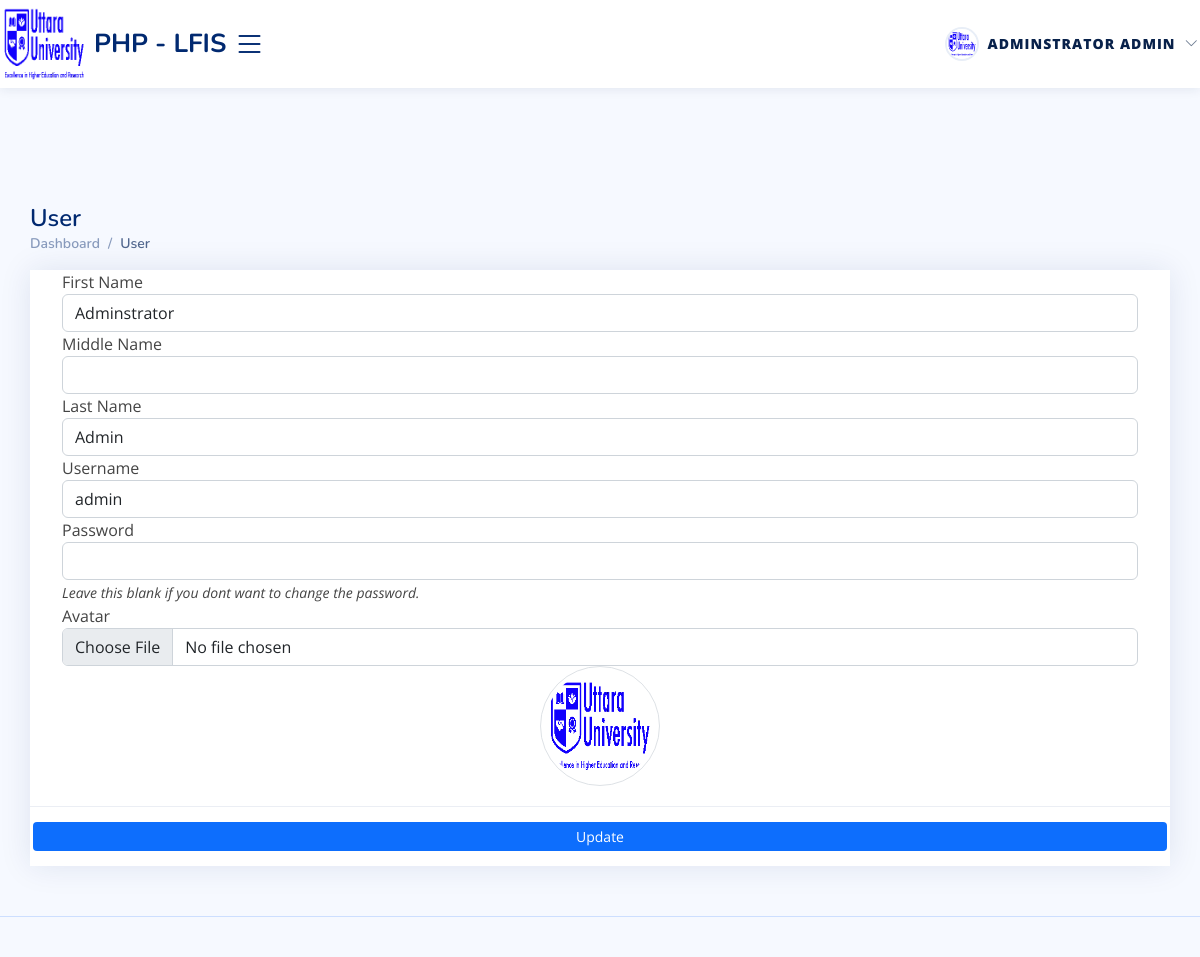
The app's page /admin/?page=user (signed in) with its own data.
### tables this page shows
CREATE TABLE `users` (
  `id` int(50) NOT NULL,
  `firstname` varchar(250) NOT NULL,
  `middlename` text DEFAULT NULL,
  `lastname` varchar(250) NOT NULL,
  `username` text NOT NULL,
  `password` text NOT NULL,
  `avatar` text DEFAULT NULL,
  `last_login` datetime DEFAULT NULL,
  `type` tinyint(1) NOT NULL DEFAULT 0,
  `date_added` datetime NOT NULL DEFAULT current_timestamp(),
  `date_updated` datetime DEFAULT current_timestamp() ON UPDATE current_timestamp()
);

### classes/DBConnection.php (called while the page is built, shortened)
<?php
class DBConnection{
    private $host = DB_SERVER;
    private $username = DB_USERNAME;
    private $password = DB_PASSWORD;
    private $database = DB_NAME;
    public $conn;
    public function __construct(){
        $this->socket = defined('DB_SOCKET') ? DB_SOCKET : null;
        if (!isset($this->conn)) {
            $this->conn = new mysqli($this->host, $this->username, $this->password, $this->database, null, $this->socket);
        }
    }
}
?>

### classes/SystemSettings.php (called while the page is built, shortened)
<?php
class SystemSettings extends DBConnection{
	function userdata($field = ''){
		if(!empty($field)){
			if(isset($_SESSION['userdata'][$field]))
				return $_SESSION['userdata'][$field];
			else
				return null;
		}else{
			return false;
		}
	}
	function info($field=''){
		if(!empty($field)){
			if(isset($_SESSION['system_info'][$field]))
				return $_SESSION['system_info'][$field];
			else
				return false;
		}else{
			return false;
		}
	}
}
$_settings = new SystemSettings();
?>

### config.php (called while the page is built, shortened)
<?php
require_once('classes/DBConnection.php');
require_once('classes/SystemSettings.php');
function validate_image($file){
    global $_settings;
	if(!empty($file)){
        $ex = explode("?",$file);
        $file = $ex[0];
        $ts = isset($ex[1]) ? "?".$ex[1] : '';
		if(is_file(base_app.$file)){
			return base_url.$file.$ts;
		}else{
			return base_url.($_settings->info('logo'));
		}
	}else{
		return base_url.($_settings->info('logo'));
	}
}
?>

### admin/user/index.php (the view, shortened to what this page needs)
<?php
$user = $conn->query("SELECT * FROM users where id ='".$_settings->userdata('id')."'");
foreach($user->fetch_array() as $k =>$v){
	$meta[$k] = $v;
}
?>
<section class="section">
	<div class="card card-outline rounded-0 card-navy">
		<div class="card-body">
			<div class="container-fluid">
				<form action="" id="manage-user">
					<div class="form-group">
						<label for="name">First Name</label>
						<input type="text" name="firstname" id="firstname" class="form-control" value="<?php echo isset($meta['firstname']) ? $meta['firstname']: '' ?>" required>
					</div>
					<div class="form-group">
						<label for="name">Middle Name</label>
						<input type="text" name="middlename" id="middlename" class="form-control" value="<?php echo isset($meta['middlename']) ? $meta['middlename']: '' ?>">
					</div>
					<div class="form-group">
						<label for="name">Last Name</label>
						<input type="text" name="lastname" id="lastname" class="form-control" value="<?php echo isset($meta['lastname']) ? $meta['lastname']: '' ?>" required>
					</div>
					<div class="form-group">
						<label for="username">Username</label>
						<input type="text" name="username" id="username" class="form-control" value="<?php echo isset($meta['username']) ? $meta['username']: '' ?>" required  autocomplete="off">
					</div>
					<div class="form-group">
						<label for="password">Password</label>
						<input type="password" name="password" id="password" class="form-control" value="" autocomplete="off">
						<small><i>Leave this blank if you dont want to change the password.</i></small>
					</div>
					<div class="form-group">
						<label for="" class="control-label">Avatar</label>
						<div class="custom-file">
						<input type="file" class="form-control" id="customFile" name="img" onchange="displayImg(this,$(this))" accept="image/png, image/jpeg">
						</div>
					</div>
					<div class="form-group d-flex justify-content-center">
						<img src="<?php echo validate_image(isset($meta['avatar']) ? $meta['avatar'] :'') ?>" alt="" id="cimg" class="img-fluid img-thumbnail">
					</div>
				</form>
			</div>
		</div>
		<div class="card-footer">
				<div class="col-md-12">
					<div class="row">
						<button class="btn btn-sm btn-primary bg-gradient-teal border-0" form="manage-user">Update</button>
					</div>
				</div>
			</div>
	</div>
</section>

### assets/css/style.css (style rules this page uses)
:root { scroll-behavior: smooth; }
body { font-family: "Open Sans", sans-serif; background: #f6f9ff; color: #444444; }
.card { margin-bottom: 30px; border: none; border-radius: 5px; box-shadow: 0px 0 30px rgba(1, 41, 112, 0.1); }
.card-header, .card-footer { border-color: #ebeef4; background-color: #fff; color: #798eb3; padding: 15px; }
.card-body { padding: 0 20px 20px 20px; }

### assets/css/custom.css (style rules this page uses)
@media (min-width: 992px) { body { padding-top: 118px; } }
@media (min-width: 992px) { body { padding-top: 124px; } }
@media (min-width: 992px) { body { padding-top: 112px; } }
@media (min-width: 992px) { body { padding-top: 122px; } }
html, body { max-width: 100%; overflow-x: hidden; }
.card { max-width: 100%; }
.card-body { min-width: 0; }
#cimg { max-width: 100%; max-height: 280px; object-fit: contain; }

### admin/user/index.php (style rules this page uses)
img#cimg { height: 15vh; width: 15vh; object-fit: cover; border-radius: 100% 100%; }

### records on screen
users: firstname "Adminstrator", lastname "Admin", username "admin"

### other values on screen
$_settings->info('short_name') "PHP - LFIS"
str_replace(['_', '/'], ' ', ($pageSplit[1] ?? $page)) "User"
